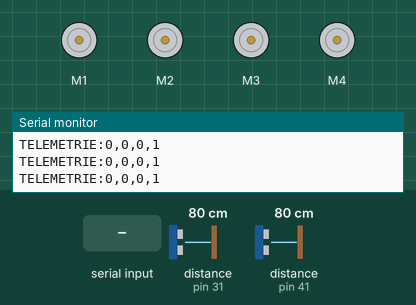
Recording of a sketch running on a simulated Arduino Mega 2560, built with avr-gcc and run on an emulated ATmega2560. On the bench: 4 × DC motor (green arrow = forward, orange = backward, longer = faster), the last lines printed to the serial monitor. Wiring (inferred from the names in the program): 2 × ultrasonic range finder: trigger pin 30, echo pin 31 / trigger pin 40, echo pin 41. The inputs (shaded band) are chosen by the test bench; at power-on: distance to the obstacle (sensors on pin 31, pin 41) 80 cm. The echo pulse lasts 58.3 µs per cm.

Above: at 1.2 s.
1.3 s: "AVANCER 1\n" received over Serial
At 2.0 s:
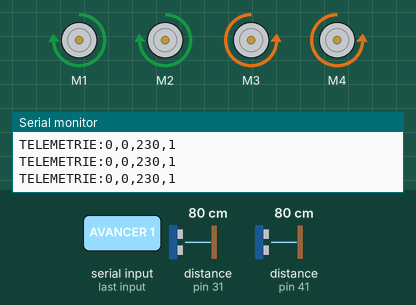
2.8 s: byte 64 ('@') received over Serial
At 3.5 s:
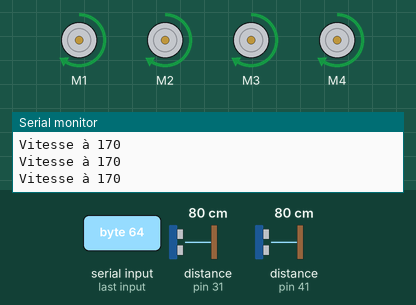
4.3 s: distance to the obstacle (sensor on pin 31) set to 55 cm
5.8 s: distance to the obstacle (sensor on pin 31) set to 47 cm
At 5.97 s:
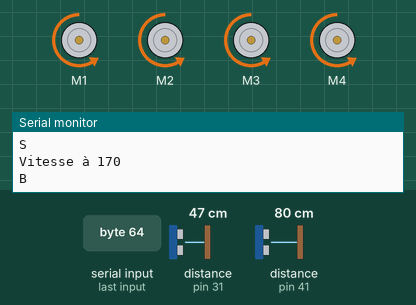
8.8 s: byte 119 ('w') received over Serial
At 9.12 s:
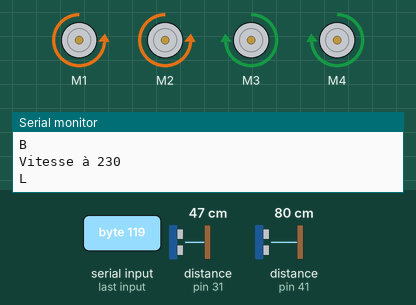
Timing chart, 0 to 11.8 s (numbered marks = the images above; inputs shaded):
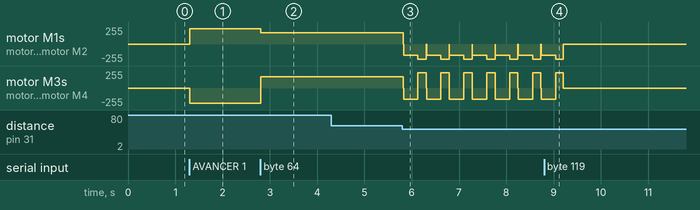

Measured:
- the behaviour switches between 51 and 50 cm on distance to the obstacle (sensor on pin 31) (found by bisection; images 2 and 3)
- after the input at 1.3 s, motor M1, motor M2: stopped → forward 230/255 at once; motor M3, motor M4: stopped → backward 230/255 at once
- after the input at 2.8 s, motor M1, motor M2: forward 230/255 → forward 170/255 at once; motor M3, motor M4: backward 230/255 → forward 170/255 at once
- after the input at 5.8 s, motor M1, motor M2: forward 170/255 → stopped at once, then repeats every 0.49 s: backward 170/255 0.30 s, backward 230/255 0.18 s, stopped 0.01 s; motor M3, motor M4: forward 170/255 → stopped at once, then repeats every 0.49 s: backward 170/255 0.30 s, forward 230/255 0.18 s, stopped 0.01 s
- after the input at 8.8 s, motor M1–4: goes on until 9.2 s, then stays stopped

The sketch:

main.ino
```cpp
#include "automatique.h"

AF_DCMotor motor1(1); // ARR Gauche
AF_DCMotor motor2(2); // AV Gauche
AF_DCMotor motor3(3); // ARR Droit
AF_DCMotor motor4(4); // AV Droit

const int trig_fwd = 30;
const int echo_fwd = 31;
const int trig_right = 40;
const int echo_right = 41;

#define V_DROIT 170
#define V_TURN 230

int etat_present = 0;
int etat_suivant = 0;
int mode = 1;
unsigned long dernierEnvoi = 0;
const int intervalle = 500;
unsigned long finActionMillis = 0;
bool actionEnCours = false;
char dernierOrdre = 'S';

struct Action {
  char intention[20];
  float valeur;
};

#define MAX_ACTIONS 15
Action fileActions[MAX_ACTIONS];
int totalActions = 0;
int actionCouranteIndex = 0;

int obs_fwd = 0;
int obs_right = 0;
int v_actuelle = 0;
unsigned long dernierEnvoiTelemetrie = 0;
const int intervalleTelemetrie = 200;

void setup() {
  Serial.begin(38400);
  Serial3.begin(38400);
  Serial.setTimeout(10);

  motor1.setSpeed(V_DROIT);
  motor2.setSpeed(V_DROIT);
  motor3.setSpeed(V_DROIT);
  motor4.setSpeed(V_DROIT);

  motor1.run(RELEASE);
  motor2.run(RELEASE);
  motor3.run(RELEASE);
  motor4.run(RELEASE);

  pinMode(trig_fwd,OUTPUT);
  pinMode(echo_fwd,INPUT);
  pinMode(trig_right,OUTPUT);
  pinMode(echo_right,INPUT);

  while(Serial.available() > 0) Serial.read();
  while(Serial3.available() > 0) Serial3.read();
}

void loop() {
  if (Serial.available() > 0 || Serial3.available() > 0) {
    char c;
    if (Serial.available() > 0) c = Serial.read();
    else c = Serial3.read();

    if (c == '@' || c == 'W') {
      mode = 0;
      etat_present = 0;
      Serial.println("Passage en mode automatique");
    }
    else if (c == 'w') {
      mode = 1;
      stopMoteurs();
      Serial.println("Passage en mode manuel");
    }
    else if (c == 'r') {
      mode = 2;
      stopMoteurs();
      Serial.println("Passage en mode requetes");
    }
    else {
      if (mode == 1) {
        mode_manuel(c, trig_fwd, echo_fwd);
      }
      else if (mode == 2) {
        String commande = String(c) + Serial.readStringUntil('\n');
        mode_requetes(commande);
        while(Serial.available() > 0) Serial.read();
      }
    }
  }

  if (mode == 0) {
    mode_auto(trig_fwd, echo_fwd, trig_right, echo_right);
  }

  if (mode == 2) {
    if (actionEnCours && strcmp(fileActions[actionCouranteIndex].intention, "AVANCER") == 0) {
      if (detecter_obstacle(trig_fwd, echo_fwd)) {
        stopMoteurs();
        actionEnCours = false;
        totalActions = 0;
        actionCouranteIndex = 0;
        Serial.println("ALERTE_OBSTACLE");
        Serial.println("SEQUENCE_TERMINEE");
      }
    }

    if (actionEnCours) {
      if (millis() >= finActionMillis) {
        stopMoteurs();
        actionEnCours = false;
        actionCouranteIndex++;
        delay(100);
      }
    }
    else {
      if (actionCouranteIndex < totalActions) {
        char* intention = fileActions[actionCouranteIndex].intention;
        float valeur = fileActions[actionCouranteIndex].valeur;

        Serial.print("Execution : "); Serial.println(intention);

        bool actionReconnue = true;

        if (strcmp(intention, "AVANCER") == 0) {
          avancer();
          finActionMillis = millis() + ((unsigned long)valeur * 1720);
        }
        else if (strcmp(intention,"RECULER") == 0){
          reculer();
          finActionMillis = millis() + ((unsigned long)valeur * 1720);
        }
        else if (strcmp(intention, "TOURNER_GAUCHE") == 0) {
          gauche();
          finActionMillis = millis() + ((unsigned long)valeur * 10);
        }
        else if (strcmp(intention, "TOURNER_DROITE") == 0 || strcmp(intention, "TOURNER") == 0) {
          droite();
          finActionMillis = millis() + ((unsigned long)valeur * 10);
        }
        else if (strcmp(intention, "STOP") == 0) {
          stopMoteurs();
          finActionMillis = millis() + ((unsigned long)valeur * 1000);
        }
        else {
          actionReconnue = false;
        }

        if (actionReconnue) {
          actionEnCours = true;
        } else {
          actionCouranteIndex++;
        }
      }
      else if (totalActions > 0 && actionCouranteIndex == totalActions) {
        Serial.println("SEQUENCE_TERMINEE");
        totalActions = 0;
      }
    }
  }

  envoyerTelemetrie();
}
```

automatique.h
```cpp
#ifndef AUTOMATIQUE_H
#define AUTOMATIQUE_H

#include <AFMotor.h>

extern int etat_present;
extern int etat_suivant;
extern int mode;


void mode_auto(int trig_fwd, int echo_fwd, int trig_right, int echo_right);
void mode_manuel(char bouton, int trig_fwd, int echo_fwd);
void mode_requetes(String commande);
void avancer();
void reculer();
void gauche();
void droite();
void stopMoteurs();
void set_speed(int speed);
int detecter_obstacle(int trig, int echo);
void envoyerTelemetrie();

#endif
```

automatique.ino
```cpp
#include "automatique.h"

void mode_auto(int trig_fwd, int echo_fwd, int trig_right, int echo_right) {
  obs_fwd = detecter_obstacle(trig_fwd, echo_fwd);
  obs_right = detecter_obstacle(trig_right, echo_right);

  switch(etat_present){
    case 0 :
      if (obs_fwd){
        stopMoteurs();
        etat_suivant = 3;
      }
      else avancer();
      break;

    case 3 :
      reculer();
      delay(300);
      gauche();
      delay(150);
      etat_suivant = 1;
      break;

    case 1 :
      if (obs_right){
        if (obs_fwd) etat_suivant = 3;
        else etat_suivant = 0;
      }
      else {
        etat_suivant = 0;
      }
      break;
  }

  etat_present = etat_suivant;
}

void mode_manuel(char bouton, int trig_fwd, int echo_fwd) {
    switch(bouton){
      case 'S':
          stopMoteurs();
          break;
      case 'F':
          if (detecter_obstacle(trig_fwd,echo_fwd)) stopMoteurs();
          else avancer();
          break;
      case 'B':
          reculer();
          break;
      case 'L':
          gauche();
          break;
      case 'R':
          droite();
          break;
    }
}

void mode_requetes(String commande) {
  commande.trim();
  if (commande.length() == 0) return;

  char buffer[commande.length() + 1];
  commande.toCharArray(buffer, sizeof(buffer));

  totalActions = 0;
  actionCouranteIndex = 0;
  actionEnCours = false;

  char* bloc = strtok(buffer, " ");

  while (bloc != NULL && totalActions < MAX_ACTIONS) {
    char* virgule = strchr(bloc, ',');

    if (virgule != NULL) {
      *virgule = '\0';
      char* intention = bloc;
      char* valeurStr = virgule + 1;

      strncpy(fileActions[totalActions].intention, intention, 19);
      fileActions[totalActions].valeur = atof(valeurStr);
      totalActions++;
    }
    bloc = strtok(NULL, " ");
  }

  Serial.print("Sequence enregistree. Actions : ");
  Serial.println(totalActions);
}

void avancer(){
  set_speed(V_DROIT);
  motor1.run(FORWARD);
  motor2.run(FORWARD);
  motor3.run(FORWARD);
  motor4.run(FORWARD);

  if (dernierOrdre != 'F'){
    Serial.println('F');
    dernierOrdre = 'F';
  }
}

void reculer(){
  set_speed(V_DROIT);
  motor1.run(BACKWARD);
  motor2.run(BACKWARD);
  motor3.run(BACKWARD);
  motor4.run(BACKWARD);

  if (dernierOrdre != 'B') {
    Serial.println('B');
    dernierOrdre = 'B';
  }
}

void gauche(){
  set_speed(V_TURN);
  motor1.run(BACKWARD);
  motor2.run(BACKWARD);
  motor3.run(FORWARD);
  motor4.run(FORWARD);

  if (dernierOrdre != 'L') {
    Serial.println('L');
    dernierOrdre = 'L';
  }
}

void droite(){
  set_speed(V_TURN);
  motor1.run(FORWARD);
  motor2.run(FORWARD);
  motor3.run(BACKWARD);
  motor4.run(BACKWARD);

  if (dernierOrdre != 'R') {
    Serial.println('R');
    dernierOrdre = 'R';
  }
}

void stopMoteurs(){
  set_speed(0);
  motor1.run(RELEASE);
  motor2.run(RELEASE);
  motor3.run(RELEASE);
  motor4.run(RELEASE);

  if (dernierOrdre != 'S') {
    Serial.println('S');
    dernierOrdre = 'S';
  }
}

void set_speed(int speed){
  v_actuelle = speed;
  motor1.setSpeed(speed);
  motor2.setSpeed(speed);
  motor3.setSpeed(speed);
  motor4.setSpeed(speed);
  Serial.print("Vitesse à ");
  Serial.println(speed);
}

int detecter_obstacle(int trig, int echo){
  digitalWrite(trig,LOW);
  delayMicroseconds(2);
  digitalWrite(trig,HIGH);
  delayMicroseconds(10);
  digitalWrite(trig,LOW);

  long duree = pulseIn(echo, HIGH, 30000);
  if (duree == 0) return 0;

  float distance = duree * 0.034/2;

  if (distance > 2 && distance < 50) return 1;
  else return 0;
}

void envoyerTelemetrie() {
  if (millis() - dernierEnvoiTelemetrie >= intervalleTelemetrie) {
    obs_fwd = detecter_obstacle(trig_fwd, echo_fwd);
    obs_right = detecter_obstacle(trig_right, echo_right);

    Serial.print("TELEMETRIE:");
    Serial.print(obs_fwd);
    Serial.print(",");
    Serial.print(obs_right);
    Serial.print(",");
    Serial.print(v_actuelle);
    Serial.print(",");
    Serial.println(mode);

    dernierEnvoiTelemetrie = millis();
  }
}
```
